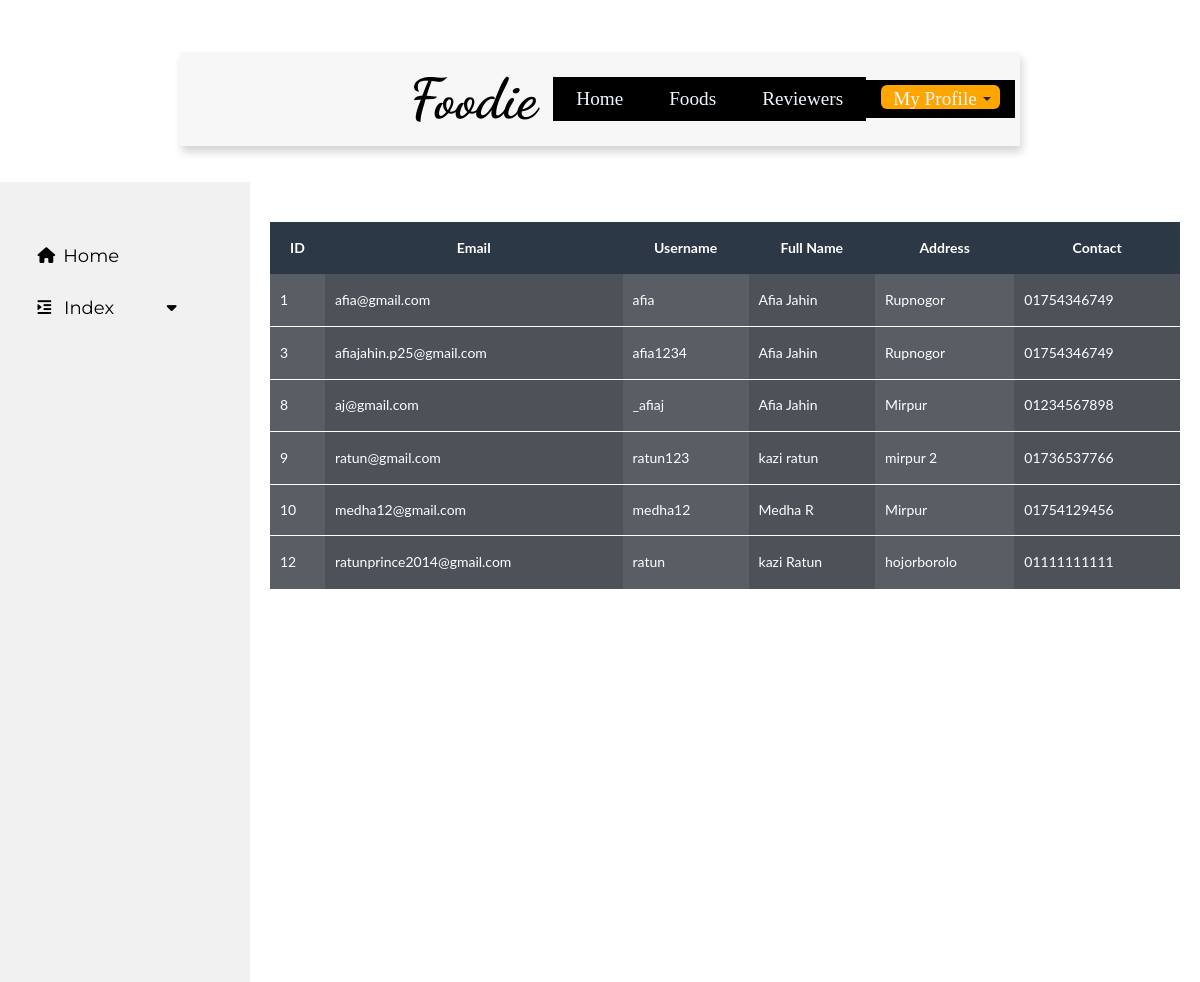
/admin/reg-list.php, run on the app's committed database.
### tables this page shows
CREATE TABLE `registration` (
  `id` int(11) NOT NULL,
  `email` varchar(250) NOT NULL,
  `username` varchar(50) NOT NULL,
  `image` varchar(200) NOT NULL,
  `firstname` varchar(250) NOT NULL,
  `lastname` varchar(250) NOT NULL,
  `address` varchar(500) NOT NULL,
  `contact` varchar(11) NOT NULL,
  `password` varchar(100) NOT NULL,
  `youtube` varchar(250) NOT NULL,
  `instagram` varchar(250) NOT NULL,
  `facebook` varchar(250) NOT NULL,
  `twitter` varchar(250) NOT NULL
);

### admin/reg-list.php (the view, shortened to what this page needs)
<?php
require_once('../php/database.php');
?>
<!DOCTYPE html>
<html lang="en">
<head>
    <link href="https://cdn.jsdelivr.net/npm/bootstrap@5.3.0-alpha1/dist/css/bootstrap.min.css" rel="stylesheet">
    <link href="https://maxcdn.bootstrapcdn.com/font-awesome/4.6.1/css/font-awesome.min.css" rel="stylesheet">
    <link rel="stylesheet" href="css/food.css">
    <link rel="stylesheet" href="css/food-view.css">
    <link rel="stylesheet" href="css/virtual-select.min.css">
</head>
<body>
    <section id="title">
        <div class="container-fluid">
            <?php
            require_once('../php/Navigation.php');
            ?>
    </section>
    <section id="content" class="layout">
        <?php
        require_once('sidebar.php');
        ?>
        <div id="content-body">
            <div id="reg-table">
                <table>
                    <thead>
                        <tr class="text-center">
                            <th>ID</th>
                            <th>Email</th>
                            <th>Username</th>
                            <th>Full Name</th>
                            <th>Address</th>
                            <th>Contact</th>
                        </tr>
                    </thead>
                    <tbody>
                        <?php
                        $list_sql = "SELECT * FROM registration";
                        $list_result = mysqli_query($connect, $list_sql);
                        while ($value = mysqli_fetch_assoc($list_result)) {
                        ?>
                            <tr>
                                <td><?= $value['id']; ?></td>
                                <td><?= $value['email']; ?></td>
                                <td><?= $value['username']; ?></td>
                                <td style="max-width: 200px;"><?= $value['firstname'] . ' ' . $value['lastname']; ?></td>
                                <td><?= $value['address']; ?></td>
                                <td><?= $value['contact']; ?></td>
                            </tr>
                        <?php
                        }
                        ?>
                    </tbody>
                </table>
            </div>
        </div>
    </section>
</body>
</html>

### admin/css/food.css (style rules this page uses)
body { font-family: "Montserrat"; }
#title { color: #000; padding-top: 1rem; }
.container-fluid { padding: 3% 15%; }

### admin/css/food-view.css (style rules this page uses)
#content-body { margin: 40px 20px; }
table { color: #fff !important; width: 100%; }
thead { background-color: #2C3845; }
tbody tr:nth-child(even) { outline: 1px solid #fff; }
tbody td:nth-child(odd) { background-color: hsla(208, 10%, 25%, 0.839); }
tbody td:nth-child(even) { background-color: hsla(208, 10%, 25%, 0.9); }
th, td { padding: 15px 10px; border: 0 0.5px solid #2C3845; }

### admin/sidebar.php (style rules this page uses)
.layout { display: grid; grid-template-areas: "sidebar main"; grid-template-columns: 1fr 5fr; align-items: start; }

### admin/reg-list.php (style rules this page uses)
#reg-table { height: 100%; overflow: hidden; font-size: 14px; font-family: 'Lato', sans-serif; line-height: 1.6; }

### data on the page
registration: id "1", email "afia@gmail.com", username "afia", firstname "Afia", lastname "Jahin", address "Rupnogor", contact "01754346749"
registration: id "3", email "afiajahin.p25@gmail.com", username "afia1234", firstname "Afia", lastname "Jahin", address "Rupnogor", contact "01754346749"
registration: id "8", email "aj@gmail.com", username "_afiaj", firstname "Afia", lastname "Jahin", address "Mirpur", contact "01234567898"
registration: id "9", email "ratun@gmail.com", username "ratun123", firstname "kazi", lastname "ratun", address "mirpur 2", contact "01736537766"
registration: id "10", email "medha12@gmail.com", username "medha12", firstname "Medha", lastname "R", address "Mirpur", contact "01754129456"
registration: id "12", email "ratunprince2014@gmail.com", username "ratun", firstname "kazi", lastname "Ratun", address "hojorborolo", contact "01111111111"
